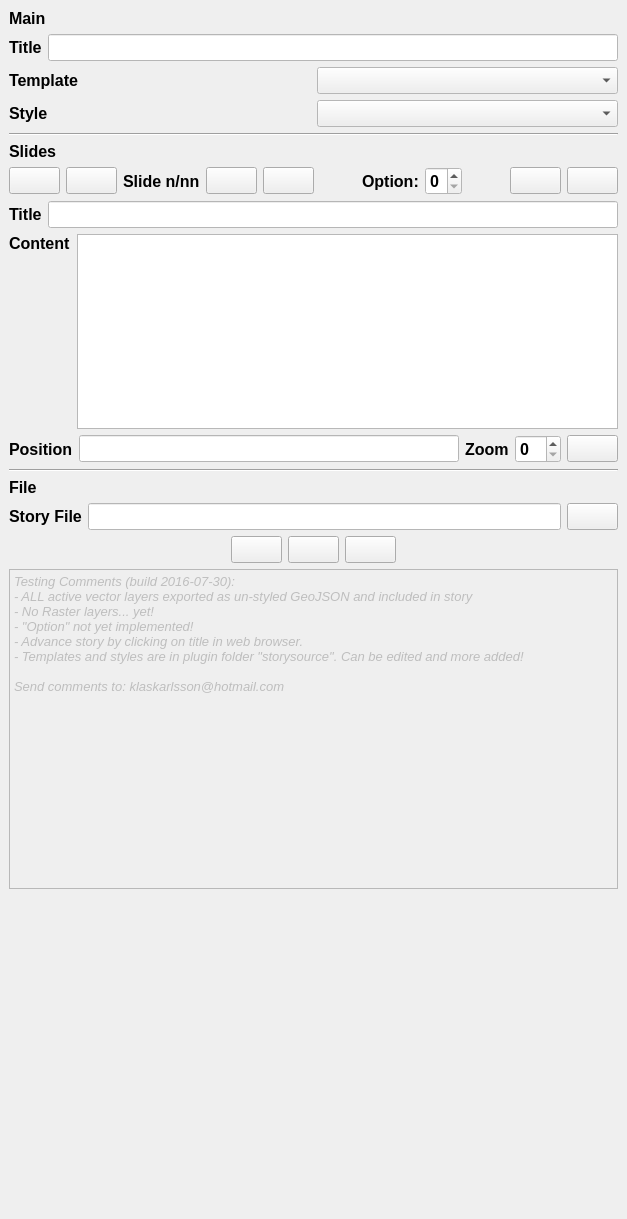
<?xml version="1.0" encoding="UTF-8"?>
<ui version="4.0">
 <class>storyDockWidgetBase</class>
 <widget class="QDockWidget" name="storyDockWidgetBase">
  <property name="geometry">
   <rect>
    <x>0</x>
    <y>0</y>
    <width>627</width>
    <height>1219</height>
   </rect>
  </property>
  <property name="font">
   <font>
    <pointsize>12</pointsize>
    <weight>75</weight>
    <bold>true</bold>
   </font>
  </property>
  <property name="locale">
   <locale language="English" country="UnitedStates"/>
  </property>
  <property name="allowedAreas">
   <set>Qt::LeftDockWidgetArea|Qt::RightDockWidgetArea</set>
  </property>
  <property name="windowTitle">
   <string>Story</string>
  </property>
  <widget class="QWidget" name="dockWidgetContents">
   <layout class="QGridLayout" name="gridLayout">
    <item row="0" column="0">
     <layout class="QVBoxLayout" name="panelTop">
      <item>
       <widget class="QLabel" name="lblTop">
        <property name="font">
         <font>
          <pointsize>12</pointsize>
          <weight>75</weight>
          <bold>true</bold>
         </font>
        </property>
        <property name="text">
         <string>&lt;b&gt;Main&lt;/b&gt;</string>
        </property>
       </widget>
      </item>
      <item>
       <layout class="QHBoxLayout" name="horizontalLayout">
        <item>
         <widget class="QLabel" name="lblStoryTitle">
          <property name="text">
           <string>Title</string>
          </property>
         </widget>
        </item>
        <item>
         <widget class="QLineEdit" name="txtStoryTitle">
          <property name="minimumSize">
           <size>
            <width>400</width>
            <height>0</height>
           </size>
          </property>
          <property name="palette">
           <palette>
            <active>
             <colorrole role="Base">
              <brush brushstyle="SolidPattern">
               <color alpha="255">
                <red>255</red>
                <green>255</green>
                <blue>255</blue>
               </color>
              </brush>
             </colorrole>
             <colorrole role="Window">
              <brush brushstyle="SolidPattern">
               <color alpha="255">
                <red>255</red>
                <green>255</green>
                <blue>255</blue>
               </color>
              </brush>
             </colorrole>
             <colorrole role="AlternateBase">
              <brush brushstyle="SolidPattern">
               <color alpha="255">
                <red>255</red>
                <green>255</green>
                <blue>255</blue>
               </color>
              </brush>
             </colorrole>
            </active>
            <inactive>
             <colorrole role="Base">
              <brush brushstyle="SolidPattern">
               <color alpha="255">
                <red>255</red>
                <green>255</green>
                <blue>255</blue>
               </color>
              </brush>
             </colorrole>
             <colorrole role="Window">
              <brush brushstyle="SolidPattern">
               <color alpha="255">
                <red>255</red>
                <green>255</green>
                <blue>255</blue>
               </color>
              </brush>
             </colorrole>
             <colorrole role="AlternateBase">
              <brush brushstyle="SolidPattern">
               <color alpha="255">
                <red>255</red>
                <green>255</green>
                <blue>255</blue>
               </color>
              </brush>
             </colorrole>
            </inactive>
            <disabled>
             <colorrole role="Base">
              <brush brushstyle="SolidPattern">
               <color alpha="255">
                <red>255</red>
                <green>255</green>
                <blue>255</blue>
               </color>
              </brush>
             </colorrole>
             <colorrole role="Window">
              <brush brushstyle="SolidPattern">
               <color alpha="255">
                <red>255</red>
                <green>255</green>
                <blue>255</blue>
               </color>
              </brush>
             </colorrole>
             <colorrole role="AlternateBase">
              <brush brushstyle="SolidPattern">
               <color alpha="255">
                <red>255</red>
                <green>255</green>
                <blue>255</blue>
               </color>
              </brush>
             </colorrole>
            </disabled>
           </palette>
          </property>
          <property name="toolTip">
           <string>Main Story Title</string>
          </property>
         </widget>
        </item>
       </layout>
      </item>
      <item>
       <layout class="QHBoxLayout" name="horizontalLayout_2">
        <item>
         <widget class="QLabel" name="lblStoryBaseMap">
          <property name="text">
           <string>Template</string>
          </property>
         </widget>
        </item>
        <item>
         <widget class="QComboBox" name="cmbStoryTemplate">
          <property name="palette">
           <palette>
            <active>
             <colorrole role="Base">
              <brush brushstyle="SolidPattern">
               <color alpha="255">
                <red>255</red>
                <green>255</green>
                <blue>255</blue>
               </color>
              </brush>
             </colorrole>
             <colorrole role="Window">
              <brush brushstyle="SolidPattern">
               <color alpha="255">
                <red>255</red>
                <green>255</green>
                <blue>255</blue>
               </color>
              </brush>
             </colorrole>
            </active>
            <inactive>
             <colorrole role="Base">
              <brush brushstyle="SolidPattern">
               <color alpha="255">
                <red>255</red>
                <green>255</green>
                <blue>255</blue>
               </color>
              </brush>
             </colorrole>
             <colorrole role="Window">
              <brush brushstyle="SolidPattern">
               <color alpha="255">
                <red>255</red>
                <green>255</green>
                <blue>255</blue>
               </color>
              </brush>
             </colorrole>
            </inactive>
            <disabled>
             <colorrole role="Base">
              <brush brushstyle="SolidPattern">
               <color alpha="255">
                <red>255</red>
                <green>255</green>
                <blue>255</blue>
               </color>
              </brush>
             </colorrole>
             <colorrole role="Window">
              <brush brushstyle="SolidPattern">
               <color alpha="255">
                <red>255</red>
                <green>255</green>
                <blue>255</blue>
               </color>
              </brush>
             </colorrole>
            </disabled>
           </palette>
          </property>
          <property name="toolTip">
           <string>Select Story Template</string>
          </property>
         </widget>
        </item>
       </layout>
      </item>
      <item>
       <layout class="QHBoxLayout" name="horizontalLayout_3">
        <item>
         <widget class="QLabel" name="lblStoryStyle_2">
          <property name="text">
           <string>Style</string>
          </property>
         </widget>
        </item>
        <item>
         <widget class="QComboBox" name="cmbStoryStyle">
          <property name="palette">
           <palette>
            <active>
             <colorrole role="Base">
              <brush brushstyle="SolidPattern">
               <color alpha="255">
                <red>255</red>
                <green>255</green>
                <blue>255</blue>
               </color>
              </brush>
             </colorrole>
             <colorrole role="Window">
              <brush brushstyle="SolidPattern">
               <color alpha="255">
                <red>255</red>
                <green>255</green>
                <blue>255</blue>
               </color>
              </brush>
             </colorrole>
             <colorrole role="AlternateBase">
              <brush brushstyle="SolidPattern">
               <color alpha="255">
                <red>255</red>
                <green>255</green>
                <blue>255</blue>
               </color>
              </brush>
             </colorrole>
            </active>
            <inactive>
             <colorrole role="Base">
              <brush brushstyle="SolidPattern">
               <color alpha="255">
                <red>255</red>
                <green>255</green>
                <blue>255</blue>
               </color>
              </brush>
             </colorrole>
             <colorrole role="Window">
              <brush brushstyle="SolidPattern">
               <color alpha="255">
                <red>255</red>
                <green>255</green>
                <blue>255</blue>
               </color>
              </brush>
             </colorrole>
             <colorrole role="AlternateBase">
              <brush brushstyle="SolidPattern">
               <color alpha="255">
                <red>255</red>
                <green>255</green>
                <blue>255</blue>
               </color>
              </brush>
             </colorrole>
            </inactive>
            <disabled>
             <colorrole role="Base">
              <brush brushstyle="SolidPattern">
               <color alpha="255">
                <red>255</red>
                <green>255</green>
                <blue>255</blue>
               </color>
              </brush>
             </colorrole>
             <colorrole role="Window">
              <brush brushstyle="SolidPattern">
               <color alpha="255">
                <red>255</red>
                <green>255</green>
                <blue>255</blue>
               </color>
              </brush>
             </colorrole>
             <colorrole role="AlternateBase">
              <brush brushstyle="SolidPattern">
               <color alpha="255">
                <red>255</red>
                <green>255</green>
                <blue>255</blue>
               </color>
              </brush>
             </colorrole>
            </disabled>
           </palette>
          </property>
          <property name="toolTip">
           <string>Select Story Style</string>
          </property>
         </widget>
        </item>
       </layout>
      </item>
     </layout>
    </item>
    <item row="4" column="0">
     <layout class="QVBoxLayout" name="panelBottom">
      <item>
       <widget class="QLabel" name="lblBottom">
        <property name="font">
         <font>
          <pointsize>12</pointsize>
          <weight>75</weight>
          <bold>true</bold>
         </font>
        </property>
        <property name="text">
         <string>&lt;b&gt;File&lt;/b&gt;</string>
        </property>
       </widget>
      </item>
      <item>
       <layout class="QHBoxLayout" name="horizontalLayout_8">
        <item>
         <widget class="QLabel" name="lblFileName">
          <property name="text">
           <string>Story File</string>
          </property>
         </widget>
        </item>
        <item>
         <widget class="QLineEdit" name="txtStoryFile">
          <property name="minimumSize">
           <size>
            <width>350</width>
            <height>0</height>
           </size>
          </property>
          <property name="palette">
           <palette>
            <active>
             <colorrole role="Base">
              <brush brushstyle="SolidPattern">
               <color alpha="255">
                <red>255</red>
                <green>255</green>
                <blue>255</blue>
               </color>
              </brush>
             </colorrole>
             <colorrole role="Window">
              <brush brushstyle="SolidPattern">
               <color alpha="255">
                <red>255</red>
                <green>255</green>
                <blue>255</blue>
               </color>
              </brush>
             </colorrole>
            </active>
            <inactive>
             <colorrole role="Base">
              <brush brushstyle="SolidPattern">
               <color alpha="255">
                <red>255</red>
                <green>255</green>
                <blue>255</blue>
               </color>
              </brush>
             </colorrole>
             <colorrole role="Window">
              <brush brushstyle="SolidPattern">
               <color alpha="255">
                <red>255</red>
                <green>255</green>
                <blue>255</blue>
               </color>
              </brush>
             </colorrole>
            </inactive>
            <disabled>
             <colorrole role="Base">
              <brush brushstyle="SolidPattern">
               <color alpha="255">
                <red>255</red>
                <green>255</green>
                <blue>255</blue>
               </color>
              </brush>
             </colorrole>
             <colorrole role="Window">
              <brush brushstyle="SolidPattern">
               <color alpha="255">
                <red>255</red>
                <green>255</green>
                <blue>255</blue>
               </color>
              </brush>
             </colorrole>
            </disabled>
           </palette>
          </property>
          <property name="toolTip">
           <string>Current Story Save File</string>
          </property>
         </widget>
        </item>
        <item>
         <widget class="QPushButton" name="btnClearFile">
          <property name="toolTip">
           <string>Clear Story Save Path</string>
          </property>
          <property name="text">
           <string extracomment="Open Story"/>
          </property>
          <property name="icon">
           <iconset>
            <normalon>:/plugins/story/icons/bad-cross-educational-sign.png</normalon>
           </iconset>
          </property>
         </widget>
        </item>
       </layout>
      </item>
      <item>
       <layout class="QHBoxLayout" name="horizontalLayout_9">
        <item>
         <spacer name="horizontalSpacer_11">
          <property name="orientation">
           <enum>Qt::Horizontal</enum>
          </property>
          <property name="sizeHint" stdset="0">
           <size>
            <width>40</width>
            <height>20</height>
           </size>
          </property>
         </spacer>
        </item>
        <item>
         <widget class="QPushButton" name="btnFindFile">
          <property name="toolTip">
           <string>Open Story</string>
          </property>
          <property name="text">
           <string extracomment="Open Story"/>
          </property>
          <property name="icon">
           <iconset>
            <normalon>:/plugins/story/icons/interface-1.png</normalon>
           </iconset>
          </property>
         </widget>
        </item>
        <item>
         <widget class="QPushButton" name="btnSaveStory">
          <property name="toolTip">
           <string>Save Story</string>
          </property>
          <property name="text">
           <string extracomment="Save .Story"/>
          </property>
          <property name="icon">
           <iconset>
            <normalon>:/plugins/story/icons/save.png</normalon>
           </iconset>
          </property>
         </widget>
        </item>
        <item>
         <widget class="QPushButton" name="btnCreateStory">
          <property name="toolTip">
           <string>Create/Publish Story</string>
          </property>
          <property name="text">
           <string extracomment="Create/Publish"/>
          </property>
          <property name="icon">
           <iconset>
            <normalon>:/plugins/story/icons/interface.png</normalon>
           </iconset>
          </property>
         </widget>
        </item>
        <item>
         <spacer name="horizontalSpacer_12">
          <property name="orientation">
           <enum>Qt::Horizontal</enum>
          </property>
          <property name="sizeHint" stdset="0">
           <size>
            <width>40</width>
            <height>20</height>
           </size>
          </property>
         </spacer>
        </item>
       </layout>
      </item>
     </layout>
    </item>
    <item row="2" column="0">
     <layout class="QVBoxLayout" name="panelMiddle">
      <item>
       <widget class="QLabel" name="lblMiddle">
        <property name="font">
         <font>
          <pointsize>12</pointsize>
          <weight>75</weight>
          <bold>true</bold>
         </font>
        </property>
        <property name="text">
         <string>&lt;b&gt;Slides&lt;/b&gt;</string>
        </property>
       </widget>
      </item>
      <item>
       <layout class="QHBoxLayout" name="horizontalLayout_7">
        <item>
         <widget class="QPushButton" name="btnPreviousSlide">
          <property name="toolTip">
           <string>Move to Previous Slide</string>
          </property>
          <property name="text">
           <string extracomment="Previous"/>
          </property>
          <property name="icon">
           <iconset>
            <normalon>:/plugins/story/icons/arrows-2.png</normalon>
           </iconset>
          </property>
          <property name="flat">
           <bool>false</bool>
          </property>
         </widget>
        </item>
        <item>
         <widget class="QPushButton" name="btnMoveSooner">
          <property name="toolTip">
           <string>Move Slide Earlier</string>
          </property>
          <property name="text">
           <string extracomment="Previous"/>
          </property>
          <property name="icon">
           <iconset>
            <normalon>:/plugins/story/icons/arrows.png</normalon>
           </iconset>
          </property>
          <property name="flat">
           <bool>false</bool>
          </property>
         </widget>
        </item>
        <item>
         <widget class="QLabel" name="lblSlideNumber">
          <property name="text">
           <string>Slide n/nn</string>
          </property>
         </widget>
        </item>
        <item>
         <widget class="QPushButton" name="btnMoveLater">
          <property name="toolTip">
           <string>Move Slide Later</string>
          </property>
          <property name="text">
           <string extracomment="Next"/>
          </property>
          <property name="icon">
           <iconset>
            <normalon>:/plugins/story/icons/arrows-3.png</normalon>
           </iconset>
          </property>
         </widget>
        </item>
        <item>
         <widget class="QPushButton" name="btnNextSlide">
          <property name="toolTip">
           <string>Move to Next Slide</string>
          </property>
          <property name="text">
           <string extracomment="Next"/>
          </property>
          <property name="icon">
           <iconset>
            <normalon>:/plugins/story/icons/arrows-1.png</normalon>
           </iconset>
          </property>
         </widget>
        </item>
        <item>
         <spacer name="horizontalSpacer_2">
          <property name="orientation">
           <enum>Qt::Horizontal</enum>
          </property>
          <property name="sizeHint" stdset="0">
           <size>
            <width>40</width>
            <height>20</height>
           </size>
          </property>
         </spacer>
        </item>
        <item>
         <widget class="QLabel" name="lblSlideOption">
          <property name="text">
           <string>Option:</string>
          </property>
         </widget>
        </item>
        <item>
         <widget class="QSpinBox" name="spinSlideOption">
          <property name="palette">
           <palette>
            <active>
             <colorrole role="Base">
              <brush brushstyle="SolidPattern">
               <color alpha="255">
                <red>255</red>
                <green>255</green>
                <blue>255</blue>
               </color>
              </brush>
             </colorrole>
             <colorrole role="Window">
              <brush brushstyle="SolidPattern">
               <color alpha="255">
                <red>255</red>
                <green>255</green>
                <blue>255</blue>
               </color>
              </brush>
             </colorrole>
            </active>
            <inactive>
             <colorrole role="Base">
              <brush brushstyle="SolidPattern">
               <color alpha="255">
                <red>255</red>
                <green>255</green>
                <blue>255</blue>
               </color>
              </brush>
             </colorrole>
             <colorrole role="Window">
              <brush brushstyle="SolidPattern">
               <color alpha="255">
                <red>255</red>
                <green>255</green>
                <blue>255</blue>
               </color>
              </brush>
             </colorrole>
            </inactive>
            <disabled>
             <colorrole role="Base">
              <brush brushstyle="SolidPattern">
               <color alpha="255">
                <red>255</red>
                <green>255</green>
                <blue>255</blue>
               </color>
              </brush>
             </colorrole>
             <colorrole role="Window">
              <brush brushstyle="SolidPattern">
               <color alpha="255">
                <red>255</red>
                <green>255</green>
                <blue>255</blue>
               </color>
              </brush>
             </colorrole>
            </disabled>
           </palette>
          </property>
          <property name="toolTip">
           <string>If supported by selected style!</string>
          </property>
          <property name="maximum">
           <number>9</number>
          </property>
         </widget>
        </item>
        <item>
         <spacer name="horizontalSpacer">
          <property name="orientation">
           <enum>Qt::Horizontal</enum>
          </property>
          <property name="sizeHint" stdset="0">
           <size>
            <width>40</width>
            <height>20</height>
           </size>
          </property>
         </spacer>
        </item>
        <item>
         <widget class="QPushButton" name="btnRemoveSlide">
          <property name="toolTip">
           <string>Remove Current Slide</string>
          </property>
          <property name="text">
           <string extracomment="Remove Slide"/>
          </property>
          <property name="icon">
           <iconset>
            <normalon>:/plugins/story/icons/interface-3.png</normalon>
           </iconset>
          </property>
         </widget>
        </item>
        <item>
         <widget class="QPushButton" name="btnAddSlide">
          <property name="toolTip">
           <string>Add Slide After Current</string>
          </property>
          <property name="text">
           <string extracomment="Add Slide"/>
          </property>
          <property name="icon">
           <iconset>
            <normalon>:/plugins/story/icons/interface-2.png</normalon>
           </iconset>
          </property>
         </widget>
        </item>
       </layout>
      </item>
      <item>
       <layout class="QHBoxLayout" name="horizontalLayout_6">
        <item>
         <widget class="QLabel" name="lblSlideTitle">
          <property name="text">
           <string>Title</string>
          </property>
         </widget>
        </item>
        <item>
         <widget class="QLineEdit" name="txtSlideTitle">
          <property name="minimumSize">
           <size>
            <width>400</width>
            <height>0</height>
           </size>
          </property>
          <property name="palette">
           <palette>
            <active>
             <colorrole role="Base">
              <brush brushstyle="SolidPattern">
               <color alpha="255">
                <red>255</red>
                <green>255</green>
                <blue>255</blue>
               </color>
              </brush>
             </colorrole>
             <colorrole role="Window">
              <brush brushstyle="SolidPattern">
               <color alpha="255">
                <red>255</red>
                <green>255</green>
                <blue>255</blue>
               </color>
              </brush>
             </colorrole>
            </active>
            <inactive>
             <colorrole role="Base">
              <brush brushstyle="SolidPattern">
               <color alpha="255">
                <red>255</red>
                <green>255</green>
                <blue>255</blue>
               </color>
              </brush>
             </colorrole>
             <colorrole role="Window">
              <brush brushstyle="SolidPattern">
               <color alpha="255">
                <red>255</red>
                <green>255</green>
                <blue>255</blue>
               </color>
              </brush>
             </colorrole>
            </inactive>
            <disabled>
             <colorrole role="Base">
              <brush brushstyle="SolidPattern">
               <color alpha="255">
                <red>255</red>
                <green>255</green>
                <blue>255</blue>
               </color>
              </brush>
             </colorrole>
             <colorrole role="Window">
              <brush brushstyle="SolidPattern">
               <color alpha="255">
                <red>255</red>
                <green>255</green>
                <blue>255</blue>
               </color>
              </brush>
             </colorrole>
            </disabled>
           </palette>
          </property>
          <property name="toolTip">
           <string>Slide Title</string>
          </property>
         </widget>
        </item>
       </layout>
      </item>
      <item>
       <layout class="QHBoxLayout" name="horizontalLayout_5">
        <item>
         <widget class="QLabel" name="lblSlideContent">
          <property name="text">
           <string>&lt;html&gt;&lt;head/&gt;&lt;body&gt;&lt;p&gt;Content&lt;/p&gt;&lt;/body&gt;&lt;/html&gt;</string>
          </property>
          <property name="alignment">
           <set>Qt::AlignLeading|Qt::AlignLeft|Qt::AlignTop</set>
          </property>
          <property name="wordWrap">
           <bool>true</bool>
          </property>
         </widget>
        </item>
        <item>
         <widget class="QPlainTextEdit" name="txtSlideContent">
          <property name="toolTip">
           <string>Slide Content (HTML allowed)</string>
          </property>
         </widget>
        </item>
       </layout>
      </item>
      <item>
       <layout class="QHBoxLayout" name="horizontalLayout_11">
        <item>
         <widget class="QLabel" name="lblSlidePosition">
          <property name="text">
           <string>Position</string>
          </property>
         </widget>
        </item>
        <item>
         <widget class="QLineEdit" name="txtSlidePosition">
          <property name="minimumSize">
           <size>
            <width>250</width>
            <height>0</height>
           </size>
          </property>
          <property name="palette">
           <palette>
            <active>
             <colorrole role="Base">
              <brush brushstyle="SolidPattern">
               <color alpha="255">
                <red>255</red>
                <green>255</green>
                <blue>255</blue>
               </color>
              </brush>
             </colorrole>
             <colorrole role="Window">
              <brush brushstyle="SolidPattern">
               <color alpha="255">
                <red>255</red>
                <green>255</green>
                <blue>255</blue>
               </color>
              </brush>
             </colorrole>
            </active>
            <inactive>
             <colorrole role="Base">
              <brush brushstyle="SolidPattern">
               <color alpha="255">
                <red>255</red>
                <green>255</green>
                <blue>255</blue>
               </color>
              </brush>
             </colorrole>
             <colorrole role="Window">
              <brush brushstyle="SolidPattern">
               <color alpha="255">
                <red>255</red>
                <green>255</green>
                <blue>255</blue>
               </color>
              </brush>
             </colorrole>
            </inactive>
            <disabled>
             <colorrole role="Base">
              <brush brushstyle="SolidPattern">
               <color alpha="255">
                <red>255</red>
                <green>255</green>
                <blue>255</blue>
               </color>
              </brush>
             </colorrole>
             <colorrole role="Window">
              <brush brushstyle="SolidPattern">
               <color alpha="255">
                <red>255</red>
                <green>255</green>
                <blue>255</blue>
               </color>
              </brush>
             </colorrole>
            </disabled>
           </palette>
          </property>
          <property name="toolTip">
           <string>Longitude, Latitude</string>
          </property>
          <property name="alignment">
           <set>Qt::AlignCenter</set>
          </property>
         </widget>
        </item>
        <item>
         <widget class="QLabel" name="lblSlideZoom">
          <property name="text">
           <string>Zoom</string>
          </property>
         </widget>
        </item>
        <item>
         <widget class="QSpinBox" name="spinSlideZoom">
          <property name="palette">
           <palette>
            <active>
             <colorrole role="Base">
              <brush brushstyle="SolidPattern">
               <color alpha="255">
                <red>255</red>
                <green>255</green>
                <blue>255</blue>
               </color>
              </brush>
             </colorrole>
             <colorrole role="Window">
              <brush brushstyle="SolidPattern">
               <color alpha="255">
                <red>255</red>
                <green>255</green>
                <blue>255</blue>
               </color>
              </brush>
             </colorrole>
            </active>
            <inactive>
             <colorrole role="Base">
              <brush brushstyle="SolidPattern">
               <color alpha="255">
                <red>255</red>
                <green>255</green>
                <blue>255</blue>
               </color>
              </brush>
             </colorrole>
             <colorrole role="Window">
              <brush brushstyle="SolidPattern">
               <color alpha="255">
                <red>255</red>
                <green>255</green>
                <blue>255</blue>
               </color>
              </brush>
             </colorrole>
            </inactive>
            <disabled>
             <colorrole role="Base">
              <brush brushstyle="SolidPattern">
               <color alpha="255">
                <red>255</red>
                <green>255</green>
                <blue>255</blue>
               </color>
              </brush>
             </colorrole>
             <colorrole role="Window">
              <brush brushstyle="SolidPattern">
               <color alpha="255">
                <red>255</red>
                <green>255</green>
                <blue>255</blue>
               </color>
              </brush>
             </colorrole>
            </disabled>
           </palette>
          </property>
          <property name="toolTip">
           <string>Zoom Level</string>
          </property>
          <property name="maximum">
           <number>30</number>
          </property>
         </widget>
        </item>
        <item>
         <widget class="QPushButton" name="btnGetSlidePositionFromMap">
          <property name="toolTip">
           <string>Get Position and Zoom from Canvas</string>
          </property>
          <property name="text">
           <string extracomment="Get From Map"/>
          </property>
          <property name="icon">
           <iconset>
            <normalon>:/plugins/story/icons/location-pin.png</normalon>
           </iconset>
          </property>
         </widget>
        </item>
       </layout>
      </item>
     </layout>
    </item>
    <item row="3" column="0">
     <widget class="Line" name="line_2">
      <property name="orientation">
       <enum>Qt::Horizontal</enum>
      </property>
     </widget>
    </item>
    <item row="1" column="0">
     <widget class="Line" name="line">
      <property name="orientation">
       <enum>Qt::Horizontal</enum>
      </property>
     </widget>
    </item>
    <item row="6" column="0">
     <spacer name="verticalSpacer">
      <property name="orientation">
       <enum>Qt::Vertical</enum>
      </property>
      <property name="sizeHint" stdset="0">
       <size>
        <width>20</width>
        <height>40</height>
       </size>
      </property>
     </spacer>
    </item>
    <item row="5" column="0">
     <widget class="QPlainTextEdit" name="plainTextEdit">
      <property name="enabled">
       <bool>false</bool>
      </property>
      <property name="font">
       <font>
        <family>Arial</family>
        <pointsize>10</pointsize>
        <weight>50</weight>
        <italic>true</italic>
        <bold>false</bold>
       </font>
      </property>
      <property name="plainText">
       <string>Testing Comments (build 2016-07-30):
- ALL active vector layers exported as un-styled GeoJSON and included in story
- No Raster layers... yet!
- &quot;Option&quot; not yet implemented!
- Advance story by clicking on title in web browser.
- Templates and styles are in plugin folder &quot;storysource&quot;. Can be edited and more added!

Send comments to: klaskarlsson@hotmail.com</string>
      </property>
     </widget>
    </item>
   </layout>
  </widget>
 </widget>
 <resources>
  <include location="resources.qrc"/>
 </resources>
 <connections/>
</ui>
